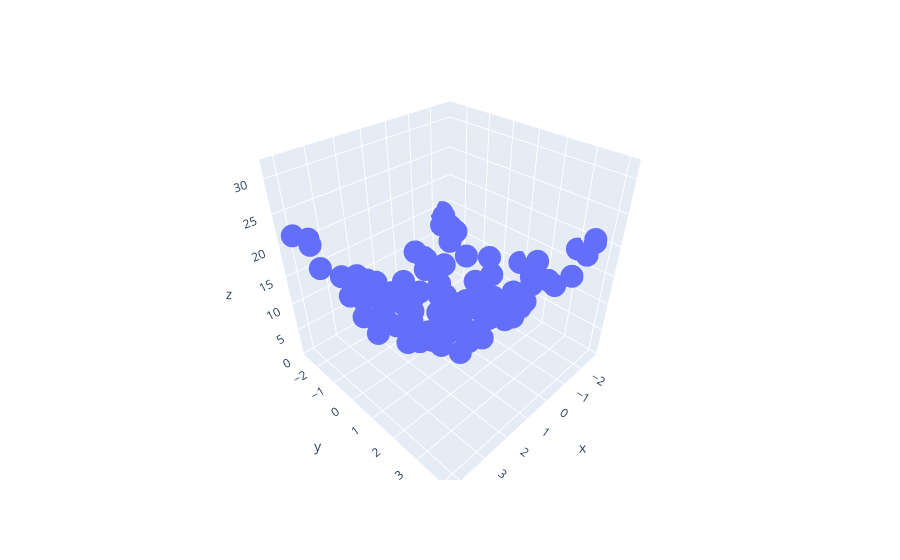

Source (notebook cell):
### Code cell
import plotly.express as px 
df = px.data.iris()
fig = px.scatter_3d(df, x=x.ravel(), y=y.ravel(), z=z.ravel())
fig.show()
